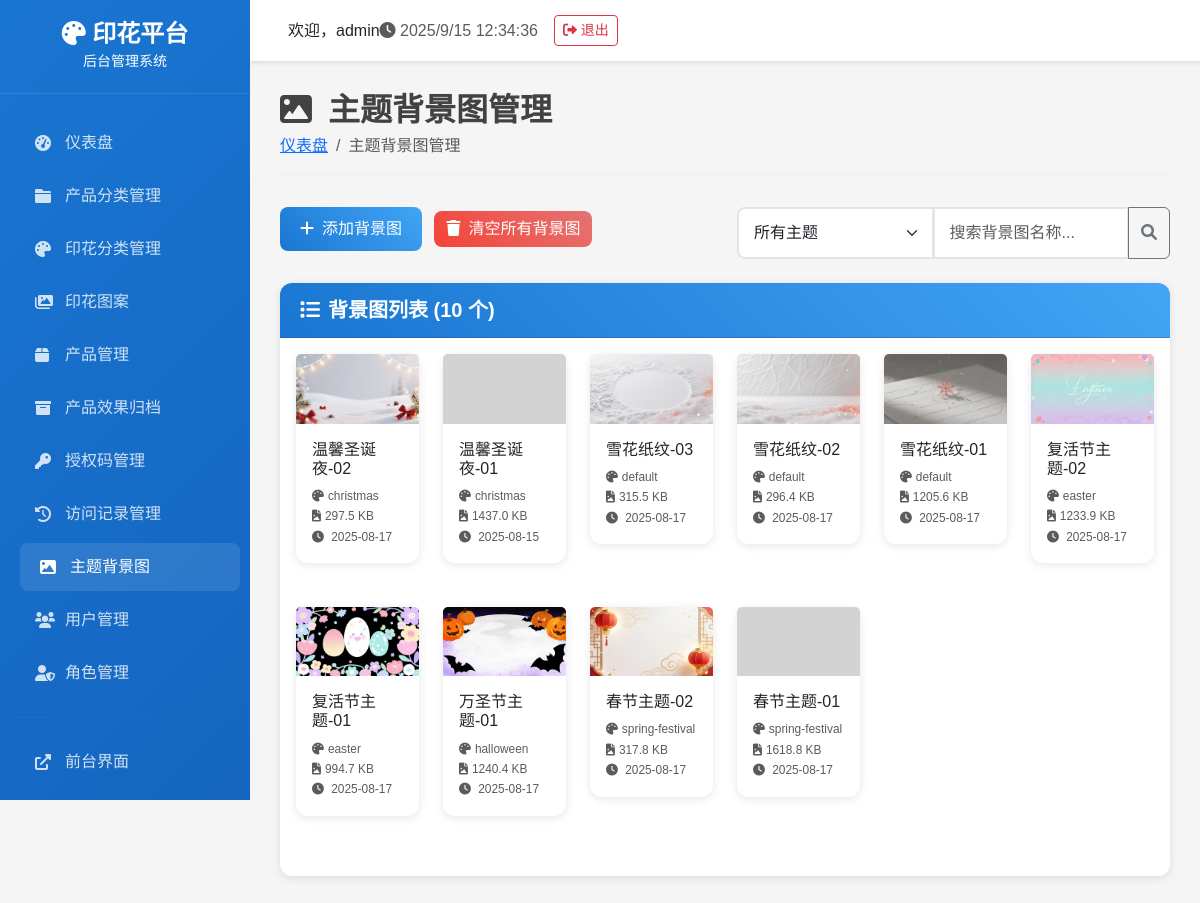
/admin/theme-backgrounds/ (signed in), run on the app's committed database.
### tables this page shows
CREATE TABLE theme_backgrounds (
            id INTEGER PRIMARY KEY AUTOINCREMENT,
            theme_name TEXT NOT NULL,
            background_name TEXT NOT NULL,
            file_path TEXT NOT NULL,
            file_size INTEGER DEFAULT 0,
            upload_time DATETIME DEFAULT CURRENT_TIMESTAMP,
            is_active BOOLEAN DEFAULT 1,
            UNIQUE(theme_name, background_name)
        );

### routes/admin/admin_theme_backgrounds_route.py (the view)
    def decorated_function(*args, **kwargs):
        from flask import session
        if 'admin_user_id' not in session:
            return redirect(url_for('login'))
        return f(*args, **kwargs)

### admin_app.py (called while the page is built)
@app.context_processor
def inject_permissions():
    return {
        'has_menu_permission': PermissionManager.has_menu_permission,
        'has_action_permission': PermissionManager.has_action_permission,
        'get_user_permissions': PermissionManager.get_user_permissions
    }

### backend/database.py (called while the page is built)
def get_db_connection():
    conn = sqlite3.connect(DATABASE_PATH)
    conn.row_factory = sqlite3.Row
    return conn

    @staticmethod
    def execute_query(query: str, params: tuple = ()) -> List[Dict[str, Any]]:
        conn = get_db_connection()
        cursor = conn.cursor()
        cursor.execute(query, params)
        results = [dict(row) for row in cursor.fetchall()]
        conn.close()
        return results

    @staticmethod
    def get_theme_backgrounds(theme_name: str = None, active_only: bool = True) -> List[Dict[str, Any]]:
        query = "SELECT * FROM theme_backgrounds"
        params = []
        conditions = []
        if theme_name:
            conditions.append("theme_name = ?")
            params.append(theme_name)
        if active_only:
            conditions.append("is_active = 1")
        if conditions:
            query += " WHERE " + " AND ".join(conditions)
        query += " ORDER BY theme_name, upload_time DESC"
        return DatabaseManager.execute_query(query, tuple(params))

### backend/permissions.py (called while the page is built)
    @staticmethod
    def has_menu_permission(menu_name):
        permissions = PermissionManager.get_user_permissions()
        return permissions.get('menus', {}).get(menu_name, False)

### routes/admin/admin_theme_backgrounds_route.py (called while the page is built)
def login_required(f):
    def decorated_function(*args, **kwargs):
        from flask import session
        if 'admin_user_id' not in session:
            return redirect(url_for('login'))
        return f(*args, **kwargs)
    decorated_function.__name__ = f.__name__
    return decorated_function

@theme_backgrounds_bp.route('/')
@login_required
def theme_backgrounds():
    try:
        themes = []
        theme_dir = 'static/themes'
        if os.path.exists(theme_dir):
            for file in os.listdir(theme_dir):
                if file.endswith('.css'):
                    theme_name = file.replace('.css', '')
                    themes.append(theme_name)
        backgrounds = DatabaseManager.get_theme_backgrounds()
    except Exception as e:
        print(f"获取主题背景图数据失败: {e}")
        themes = []
        backgrounds = []
    return render_template('admin/theme_backgrounds.html',
                         themes=themes,
                         backgrounds=backgrounds)

### templates/admin/theme_backgrounds.html (shortened to what this page needs)
{% extends "admin/base.html" %}
{% block content %}
<div class="page-header">
    <h1><i class="fas fa-image me-3"></i>主题背景图管理</h1>
    <nav aria-label="breadcrumb">
        <ol class="breadcrumb">
            <li class="breadcrumb-item"><a href="{{ url_for('index') }}">仪表盘</a></li>
            <li class="breadcrumb-item active">主题背景图管理</li>
        </ol>
    </nav>
</div>
<div class="row mb-4">
    <div class="col-md-6">
        <button type="button" class="btn btn-primary" data-bs-toggle="modal" data-bs-target="#addBackgroundModal">
            <i class="fas fa-plus me-2"></i>添加背景图
        </button>
        <button type="button" class="btn btn-danger ms-2" onclick="clearAllBackgrounds()">
            <i class="fas fa-trash me-2"></i>清空所有背景图
        </button>
    </div>
    <div class="col-md-6">
        <div class="input-group">
            <select class="form-select" id="themeFilter">
                <option value="">所有主题</option>
            </select>
            <input type="text" class="form-control" id="searchInput" placeholder="搜索背景图名称...">
            <button class="btn btn-outline-secondary" type="button">
                <i class="fas fa-search"></i>
            </button>
        </div>
    </div>
</div>
<div class="card">
    <div class="card-header">
        <h5><i class="fas fa-list me-2"></i>背景图列表 ({{ backgrounds|length }} 个)</h5>
    </div>
    <div class="card-body">
        {% if backgrounds %}
        <div class="row" id="backgroundsGrid">
            {% for bg in backgrounds %}
            <div class="col-lg-2 col-md-3 col-sm-4 col-6 mb-4 background-item" data-name="{{ bg.background_name|lower }}" data-theme="{{ bg.theme_name }}">
                <div class="card background-card">
                    <div class="background-image-container">
                        <img src="{{ bg.file_path }}"
                             class="card-img-top background-image" alt="{{ bg.background_name }}"
                             onerror="this.src='{{ url_for('static', filename='images/no-image.png') }}'">
                    </div>
                    <div class="card-body">
                        <h6 class="card-title">{{ bg.background_name }}</h6>
                        <div class="background-info">
                            <small class="text-muted">
                                <i class="fas fa-palette me-1"></i>{{ bg.theme_name }}
                            </small>
                            <br>
                            <small class="text-muted">
                                <i class="fas fa-file-image me-1"></i>{{ "%.1f"|format(bg.file_size / 1024) }} KB
                            </small>
                            <br>
                            <small class="text-muted">
                                <i class="fas fa-clock me-1"></i>
                                {% if bg.upload_time %}
                                    {% if bg.upload_time is string %}
                                        {{ bg.upload_time[:10] }}
                                    {% else %}
                                        {{ bg.upload_time.strftime('%Y-%m-%d') }}
                                    {% endif %}
                                {% else %}
                                    未知
                                {% endif %}
                            </small>
                        </div>
                    </div>
                </div>
            </div>
            {% endfor %}
        </div>
        {% else %}
        <div class="text-center py-5">
            <i class="fas fa-image fa-3x text-muted mb-3"></i>
            <h5 class="text-muted">暂无背景图</h5>
            <p class="text-muted">点击上方"添加背景图"按钮开始添加背景图</p>
        </div>
        {% endif %}
    </div>
</div>
{% endblock %}

### templates/admin/base.html (style rules this page uses)
:root { --primary-color: #1976d2; --secondary-color: #424242; --success-color: #4caf50; --warning-color: #ff9800; --danger-color: #f44336; --sidebar-width: 250px; }
body { font-family: 'Microsoft YaHei', Arial, sans-serif; background-color: #f5f5f5; }
.page-header { margin-bottom: 30px; }
.page-header h1 { color: var(--secondary-color); font-size: 2rem; font-weight: 600; margin: 0; }
.page-header .breadcrumb { background: none; padding: 0; margin: 5px 0 0 0; }
.card { border: none; border-radius: 12px; box-shadow: 0 2px 10px rgba(0,0,0,0.1); margin-bottom: 20px; }
.card-header { background: linear-gradient(45deg, var(--primary-color), #42a5f5); color: white; border-radius: 12px 12px 0 0 !important; padding: 15px 20px; }
.card-header h5 { margin: 0; font-weight: 600; }
.btn-primary { background: linear-gradient(45deg, var(--primary-color), #42a5f5); border: none; border-radius: 8px; padding: 10px 20px; font-weight: 500; }
.btn-danger { background: linear-gradient(45deg, var(--danger-color), #e57373); border: none; border-radius: 8px; }
.form-control, .form-select { border-radius: 8px; border: 2px solid #e1e5e9; padding: 12px 15px; }

### templates/admin/theme_backgrounds.html (style rules this page uses)
.background-card { transition: all 0.3s ease; border: none; box-shadow: 0 2px 10px rgba(0,0,0,0.1); }
.background-image-container { position: relative; overflow: hidden; aspect-ratio: 16/9; width: 100%; }
.background-image { width: 100%; height: 100%; object-fit: cover; transition: transform 0.3s ease; }
.background-info { font-size: 0.85rem; }
.page-header { margin-bottom: 2rem; padding-bottom: 1rem; border-bottom: 1px solid #eee; }

### data on the page
theme_backgrounds: file_path (picture), background_name "温馨圣诞夜-02", theme_name "christmas", bg.file_size/1024 "297.5", upload_time "2025-08-17"
theme_backgrounds: background_name "温馨圣诞夜-01", theme_name "christmas", bg.file_size/1024 "1437.0", upload_time "2025-08-15"
theme_backgrounds: file_path (picture), background_name "雪花纸纹-03", theme_name "default", bg.file_size/1024 "315.5", upload_time "2025-08-17"
theme_backgrounds: file_path (picture), background_name "雪花纸纹-02", theme_name "default", bg.file_size/1024 "296.4", upload_time "2025-08-17"
theme_backgrounds: file_path (picture), background_name "雪花纸纹-01", theme_name "default", bg.file_size/1024 "1205.6", upload_time "2025-08-17"
theme_backgrounds: file_path (picture), background_name "复活节主题-02", theme_name "easter", bg.file_size/1024 "1233.9", upload_time "2025-08-17"
theme_backgrounds: file_path (picture), background_name "复活节主题-01", theme_name "easter", bg.file_size/1024 "994.7", upload_time "2025-08-17"
theme_backgrounds: file_path (picture), background_name "万圣节主题-01", theme_name "halloween", bg.file_size/1024 "1240.4", upload_time "2025-08-17"
theme_backgrounds: file_path (picture), background_name "春节主题-02", theme_name "spring-festival", bg.file_size/1024 "317.8", upload_time "2025-08-17"
theme_backgrounds: background_name "春节主题-01", theme_name "spring-festival", bg.file_size/1024 "1618.8", upload_time "2025-08-17"

### other printed values
{{ session.admin_username or 'Admin' }} "admin"
{{ backgrounds|length }} "10"
